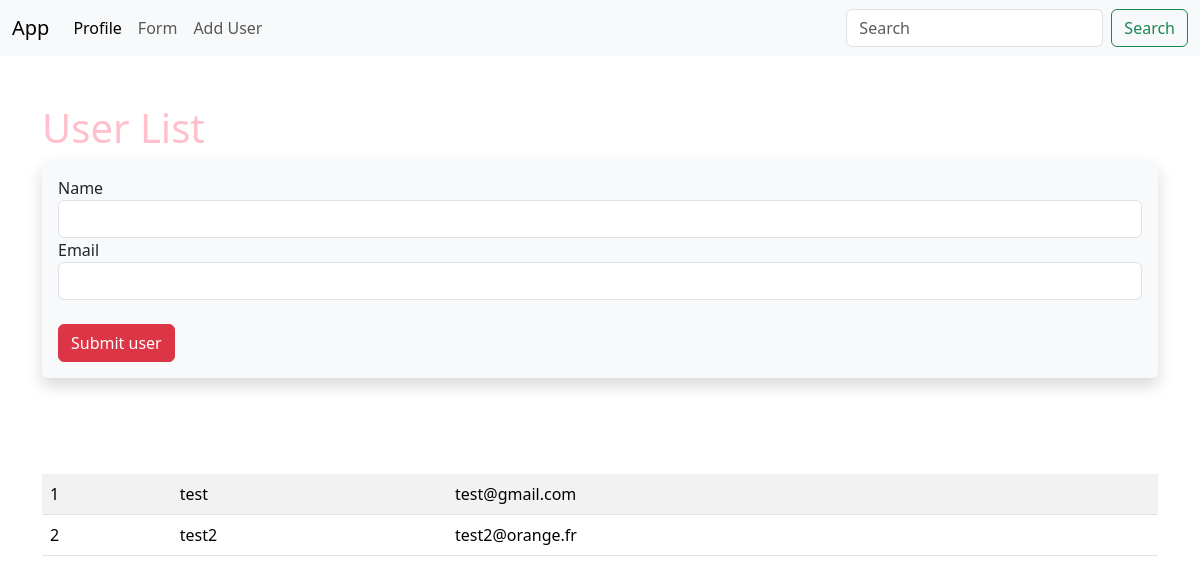
The page /user/add on the database as committed earlier.
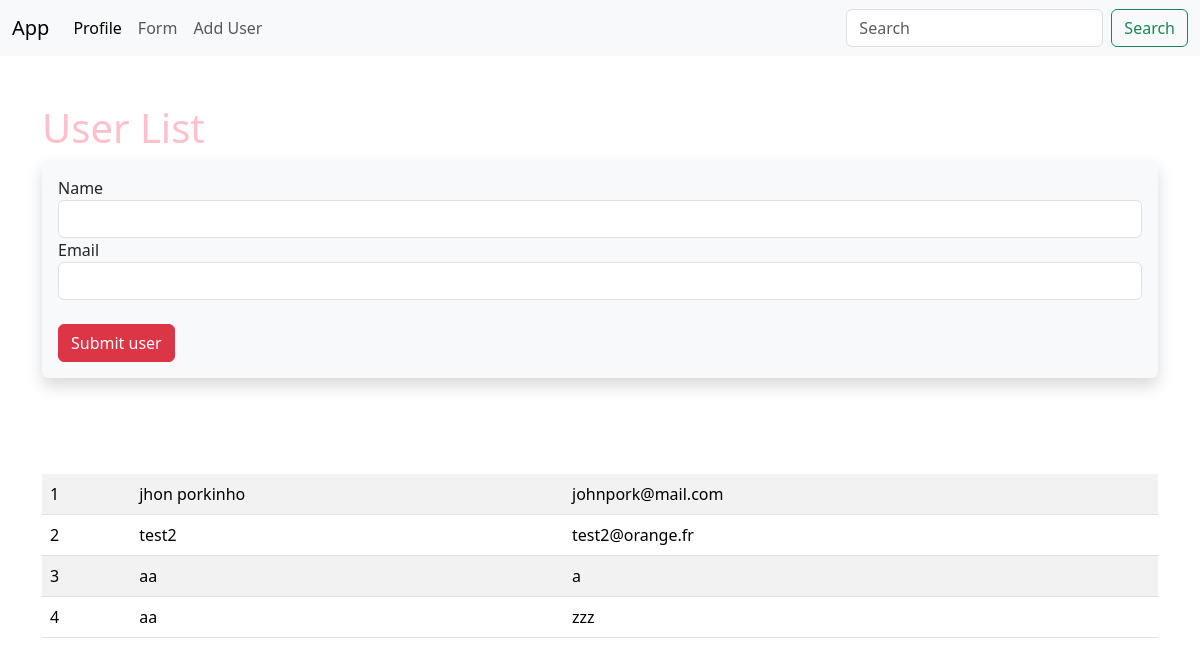
The same page on the database as committed later.
### app.py (models this page shows, shortened)
class Users(db.Model):
    id = db.Column(db.Integer, primary_key=True)
    name = db.Column(db.String(100), nullable=False)
    email = db.Column(db.String(100), nullable=False, unique=True)
    date_added = db.Column(db.DateTime, default=datetime.now())

### app.py (the view, shortened to what this page needs)
@app.route('/user/add', methods=['GET', 'POST'])
def add_user():
    name = None
    form = UserForm()
    our_users = Users.query.order_by(Users.date_added)
    return render_template('add_user.html',
                            form=form,
                            name=name,
                            our_users=our_users)

### app.py
class UserForm(FlaskForm):
    name = StringField('Name', validators=[DataRequired()])
    email = StringField('Email', validators=[DataRequired()])
    submit = SubmitField('Submit user')

### templates/add_user.html (shortened to what this page needs)
{% extends 'base.html' %}
{% block content%}
    {% if name %}
        <p>
        Salut <strong>{{ name }} </strong>
        <table class="table table-striped table-hover">
            {% for our_user in our_users %}
                <tr>
                    <td>{{ our_user.id }}</td>
                    <td>{{ our_user.name }}</td>
                    <td>{{ our_user.email }}</td>
                </tr>
            {% endfor %}
            </table>
    {% else %}
        <h1>User List</h1>
    <div class="shadow p-3 mb-5 bg-body-tertiary rounded">
        <form method="POST">
            <div>
                {{ form.name.label }} {{ form.name(class="form-control") }}
            </div>
            <div>
                {{ form.email.label }} {{ form.email(class="form-control") }}
            </div>
            <div>
                <br>
                {{form.submit(class="btn btn-danger")}}
            </div>
        </form>
    </div>
    {% endif %}
    <br><br>
    <table class="table table-striped table-hover">
    {% for our_user in our_users %}
        <tr>
            <td>{{ our_user.id }}</td>
            <td>{{ our_user.name }}</td>
            <td>{{ our_user.email }}</td>
        </tr>
    {% endfor %}
    </table>
{% endblock %}

### templates/base.html (shortened to what this page needs)
<!doctype html>
<html lang="en">
  <head>
    <link href="https://cdn.jsdelivr.net/npm/bootstrap@5.3.3/dist/css/bootstrap.min.css" rel="stylesheet">
    <link href="{{url_for('static', filename='css/style.css')}}" rel="stylesheet">
  </head>
  <body>
    {% include 'navbar.html' %}
    <div class="container">
        <br></br>
        {% block content%}
        {% endblock %}
    </div>
  </body>
</html>

### templates/navbar.html (shortened to what this page needs)
<nav class="navbar navbar-expand-lg bg-body-tertiary">
    <div class="container-fluid">
      <a class="navbar-brand" href="{{url_for('home')}}">App</a>
      <div class="collapse navbar-collapse" id="navbarSupportedContent">
        <ul class="navbar-nav me-auto mb-2 mb-lg-0">
          <li class="nav-item">
            <a class="nav-link active" aria-current="page" href="{{url_for('user', name='jhon')}}">Profile</a>
          </li>
          <li class="nav-item">
            <a class="nav-link" href="{{url_for('form')}}">Form</a>
          </li>
          <li class="nav-item">
            <a class="nav-link" href="{{url_for('add_user')}}">Add User</a>
          </li>
        </ul>
        <form class="d-flex" role="search">
          <input class="form-control me-2" type="search" placeholder="Search" aria-label="Search">
          <button class="btn btn-outline-success" type="submit">Search</button>
        </form>
      </div>
    </div>
  </nav>

### static/css/style.css (style rules this page uses)
h1 { color: pink }

Rows that differ between the two databases and show on the page:
changed Users id 1: name "test" → "jhon porkinho"; email "test@gmail.com" → "johnpork@mail.com"
added Users: id "3", name "aa", email "a"
added Users: id "4", name "aa", email "zzz"
